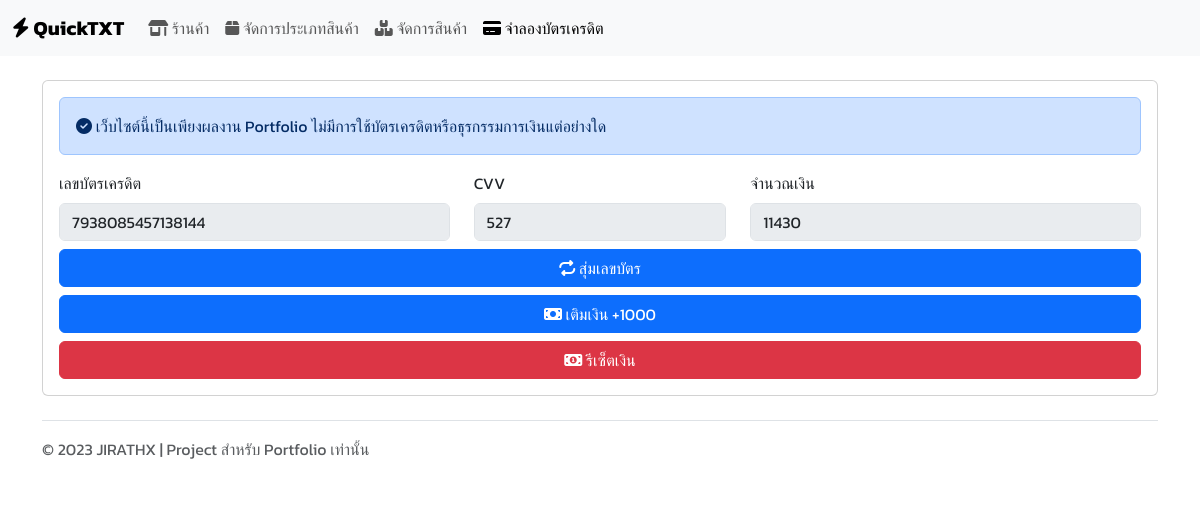
The app's page /?page=credit with its own data.
### tables this page shows
CREATE TABLE `credit` (
  `id` int(11) NOT NULL,
  `money` decimal(11,0) NOT NULL,
  `number` varchar(16) NOT NULL,
  `cvv` varchar(3) NOT NULL
);

### page/credit.php (the view, shortened to what this page needs)
<?php
$servername = "localhost";
$username = "root";
$password = "";
$dbname = "quickshop";
$conn = new mysqli($servername, $username, $password, $dbname);
?>
<div class="container" style="margin-top: 5rem;">
    <div class="row">
        <div class="col mx-auto">
            <div class="card">
                <div class="card-body">
                    <div class="alert alert-primary" role="alert">
                        <i class="fa-solid fa-circle-check"></i>&nbsp;เว็บไซต์นี้เป็นเพียงผลงาน Portfolio ไม่มีการใช้บัตรเครดิตหรือธุรกรรมการเงินแต่อย่างใด
                    </div>
                    <div class="row">
                        <?php
                        $sql = "SELECT * FROM credit";
                        $result = $conn->query($sql);
                        while ($row = $result->fetch_assoc()) :
                        ?>
                            <form action="" method="post">
                                <div class="row">
                                    <div class="col mx-auto">
                                        <label for="cc-number" class="form-label">เลขบัตรเครดิต</label>
                                        <input type="text" class="form-control" id="cc-number" value="<?php echo $row['number'] ?>" required="" disabled>
                                    </div>
                                    <div class="col-md-3 mx-auto">
                                        <label for="cc-cvv" class="form-label">CVV</label>
                                        <input type="text" class="form-control" id="cc-cvv" value="<?php echo $row['cvv'] ?>" required="" disabled>
                                    </div>
                                    <div class="col mx-auto">
                                        <label for="cc-number" class="form-label">จำนวณเงิน</label>
                                        <input type="number" class="form-control" id="cc-number" value="<?php echo $row['money'] ?>" required="" disabled>
                                    </div>
                                </div>
                                <div class="mt-2">
                                    <button class="btn btn-primary" style="width: 100%;" name="random_credit"><i class="fa-solid fa-repeat"></i>&nbsp;สุ่มเลขบัตร</button>
                                    <button class="btn btn-primary mt-2" style="width: 100%;" name="add_credit"><i class="fa-solid fa-money-bill"></i>&nbsp;เติมเงิน +1000</button>
                                    <button class="btn btn-danger mt-2" style="width: 100%;" name="reset_credit"><i class="fa-solid fa-money-bill-1"></i>&nbsp;รีเซ็ตเงิน</button>
                                </div>
                    </div>
                <?php endwhile; ?>
                </div>
            </div>
        </div>
    </div>
</div>

### index.php (style rules this page uses)
body { margin: 0; padding: 0; font-family: "Kanit", sans-serif; }

### records on screen
credit: number "7938085457138144", cvv "527", money "11430"
